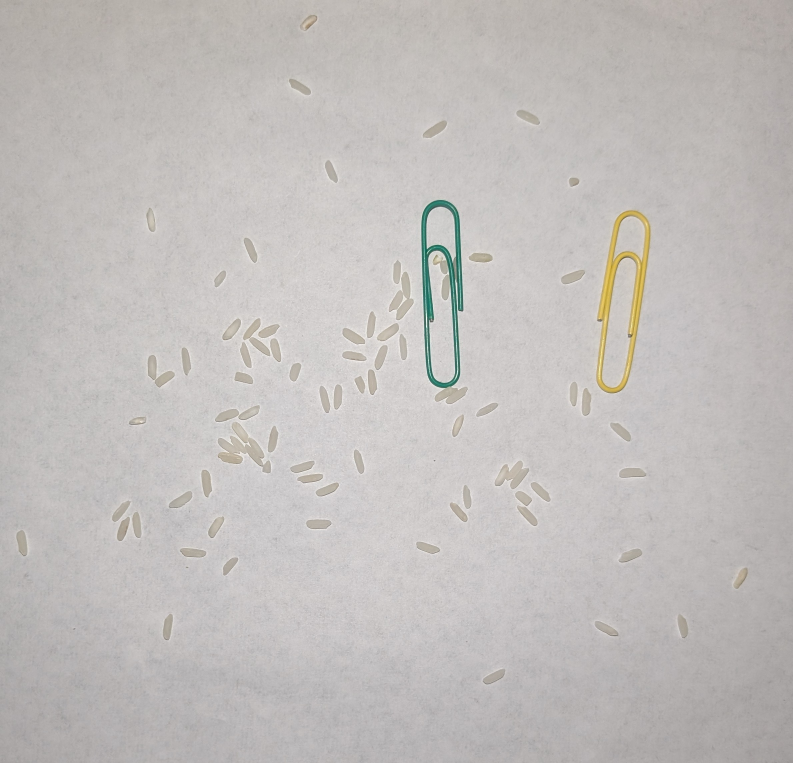
#> input picture imagenes/positivas/PXL_20260415_221805374.jpg, 2379 x 2289 px (shown at 1/3 size); its folder holds only this picture in this run
$ python preprocessing2.py
#> lines starting #> are read from the running program, lines starting #| are printed output that depends on the picture; after the words box and inside, x2 and y2 are one past the last pixel; in counts of white or black regions, pixels touching at a corner belong together
#> in preprocess_images, img is the input picture: shape (2289, 2379, 3); mean B, G, R 187.6, 189.6, 193.3
import cv2 as cv
import numpy as np
from pathlib import Path

IMG_SIZE = 128

def preprocess_image(image):
    gray = cv.cvtColor(image, cv.COLOR_BGR2GRAY)

    # Estimate background (removes shadows)
    background = cv.GaussianBlur(gray, (31, 31), 0)

    # Normalize illumination
    normalized = cv.divide(gray, background, scale=255)
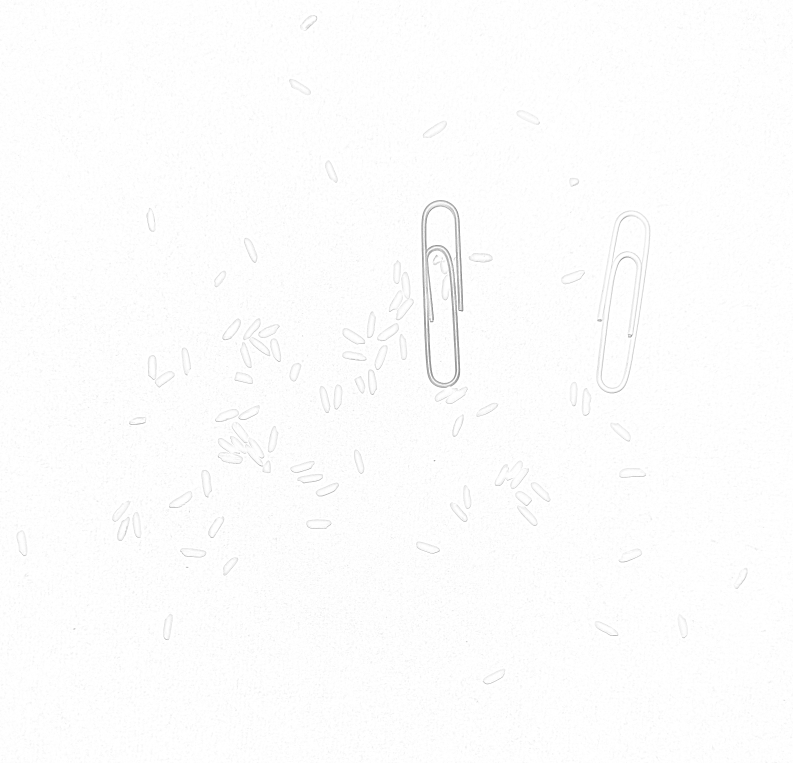
#> normalized: shape (2289, 2379) (shown at 1/3 size); min 113, max 255, mean 253

    # Now threshold works much better
    _, binary = cv.threshold(normalized, 0, 255,
                             cv.THRESH_BINARY_INV + cv.THRESH_OTSU)
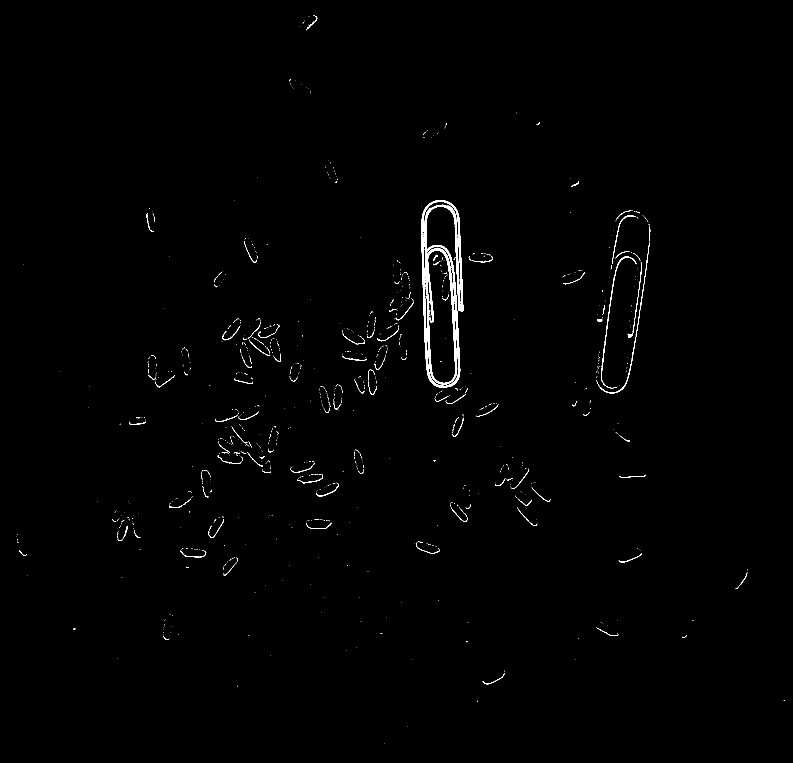
#> binary: shape (2289, 2379) (shown at 1/3 size); 0.58% white; 1188 white regions (1077 under 20 px), largest, box (x1, y1, x2, y2) and area: (1264, 600, 1390, 1164) 17427, (1803, 768, 1910, 1166) 1090, (1791, 728, 1948, 1180) 1034

    # Resize
    resized = cv.resize(binary, (128, 128), interpolation=cv.INTER_AREA)
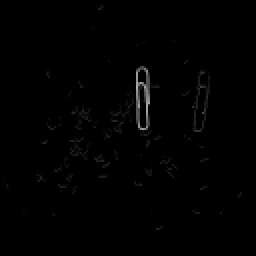
#> resized: shape (128, 128) (shown 2 times larger); min 0, max 178, mean 1.5

    # Convert to 0/1
    # binary_01 = (resized > 0).astype(np.uint8)

    return resized

def preprocess_images():
    img_paths = list(Path("imagenes/positivas").glob("*.jpg")) + list(
        Path("imagenes/negativas").glob("*.jpg")
    )
    output_dir = Path("preprocessed_images")
    output_dir.mkdir(exist_ok=True)

    for i, img_path in enumerate(img_paths):
        img = cv.imread(str(img_path))
        preprocessed_img = preprocess_image(img)
        prefix = "pos" if "positivas" in str(img_path) else "neg"
        cv.imwrite(str(output_dir / f"{prefix}_{i}.png"), preprocessed_img)

def gen_csv():
    img_paths = list(Path("preprocessed_images").glob("*.png"))

    array = np.zeros((len(img_paths), IMG_SIZE * IMG_SIZE + 1), dtype=np.uint8)

    for i, img_path in enumerate(img_paths):
        img = cv.imread(str(img_path), cv.IMREAD_GRAYSCALE)
        with open("test_bw.txt", "w") as f:
            for row in img:
                f.write(" ".join(map(str, row)) + "\n")
        #img = (img < 128).astype(np.uint8)

        label = 1 if "pos" in str(img_path) else 0
        row = img.flatten()
        row = np.append(row, label)

        array[i] = row

    np.savetxt("preprocessed_data.csv", array, delimiter=",", fmt="%d")

if __name__ == "__main__":
    preprocess_images()
    gen_csv()

$ run again, on imagenes/positivas/PXL_20260415_222015148.jpg
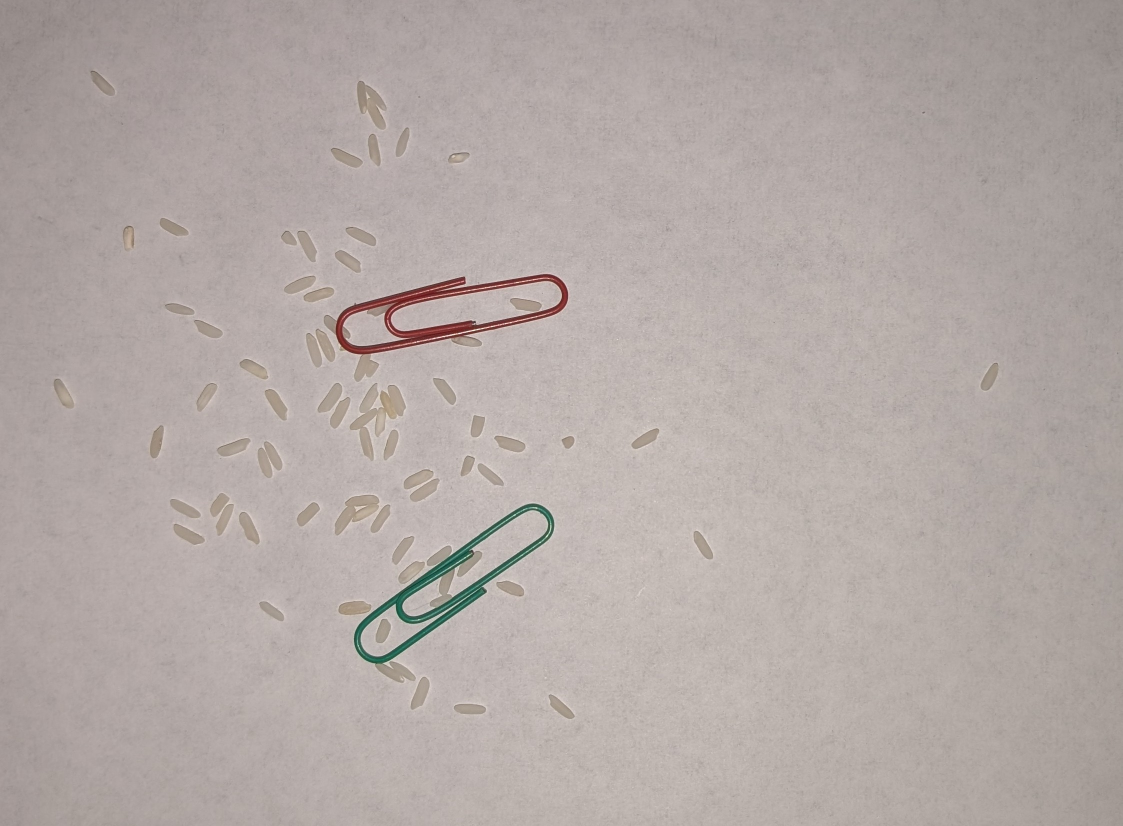
#> input picture imagenes/positivas/PXL_20260415_222015148.jpg, 2245 x 1652 px (shown at 1/2 size)
#> in preprocess_images, img is the input picture: shape (1652, 2245, 3); mean B, G, R 165.6, 168.9, 178.6
#> in preprocess_image, `_, binary = cv.threshold(normalized, 0, 255, cv.THRESH_BINARY_INV + cv..`:
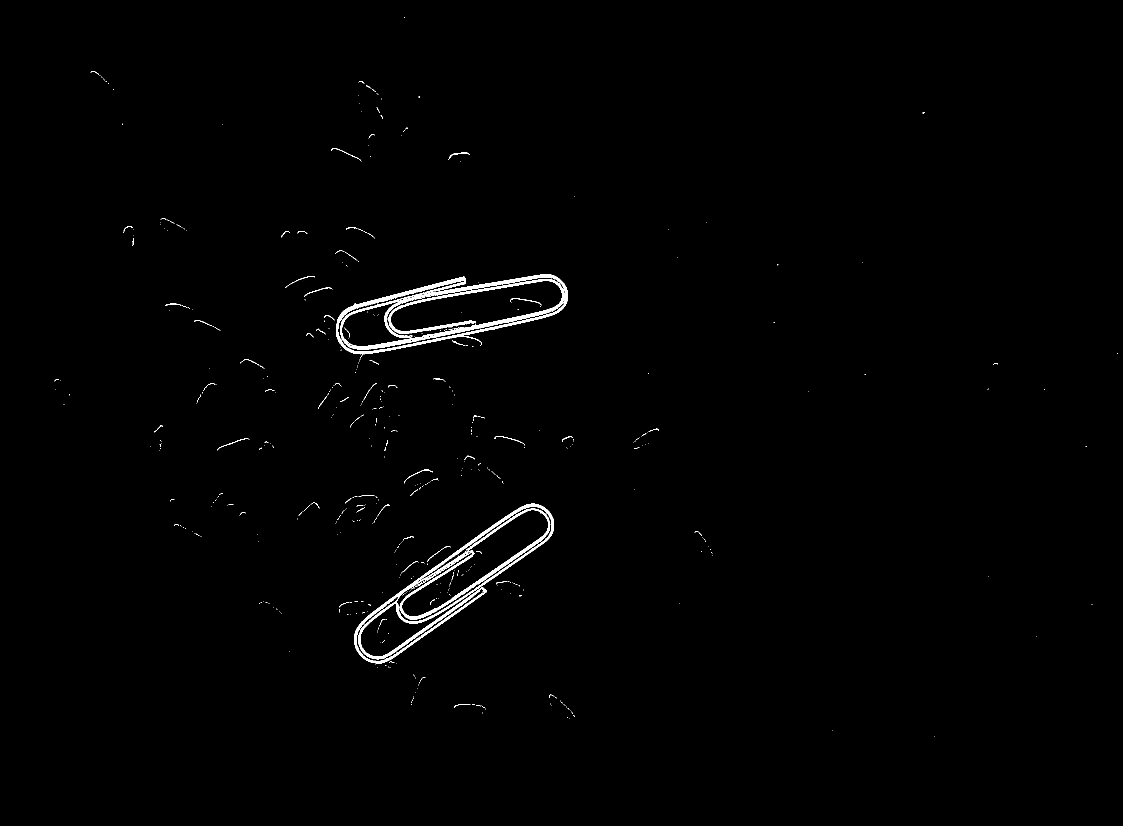
#> binary: shape (1652, 2245) (shown at 1/2 size); 0.83% white; 513 white regions (459 under 20 px), largest, box (x1, y1, x2, y2) and area: (672, 548, 1136, 709) 14464, (708, 1007, 1108, 1329) 12544, (1020, 596, 1083, 611) 101
#> in preprocess_image, `resized = cv.resize(binary, (128, 128), interpolation=cv.INTER_AREA)`:
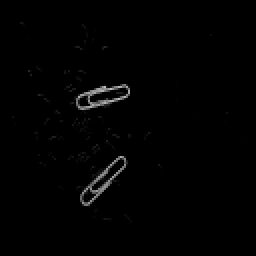
#> resized: shape (128, 128) (shown 2 times larger); min 0, max 192, mean 2.1

$ run again, on imagenes/positivas/PXL_20260415_222028050.jpg
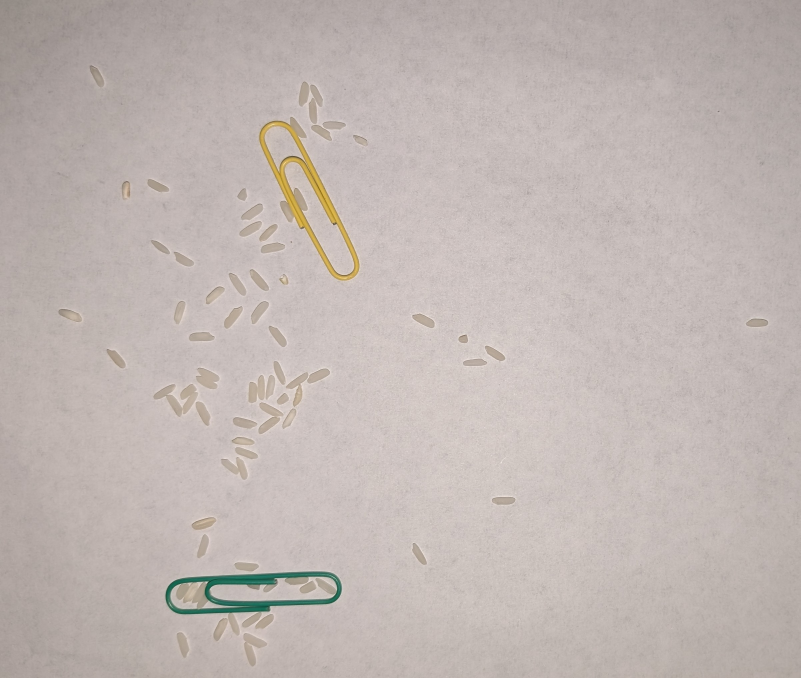
#> input picture imagenes/positivas/PXL_20260415_222028050.jpg, 2401 x 2034 px (shown at 1/3 size)
#> in preprocess_images, img is the input picture: shape (2034, 2401, 3); mean B, G, R 178.6, 182.3, 192.2
#> in preprocess_image, `_, binary = cv.threshold(normalized, 0, 255, cv.THRESH_BINARY_INV + cv..`:
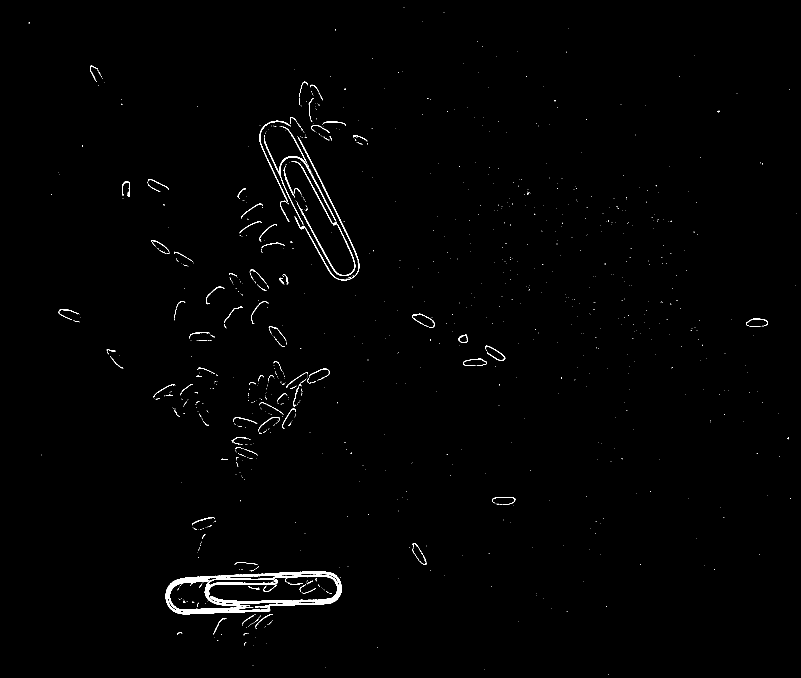
#> binary: shape (2034, 2401) (shown at 1/3 size); 0.72% white; 1177 white regions (1063 under 20 px), largest, box (x1, y1, x2, y2) and area: (497, 1714, 1025, 1843) 16788, (874, 484, 1066, 828) 1864, (892, 409, 1078, 842) 1800
#> in preprocess_image, `resized = cv.resize(binary, (128, 128), interpolation=cv.INTER_AREA)`:
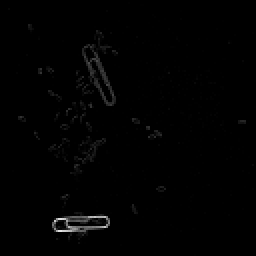
#> resized: shape (128, 128) (shown 2 times larger); min 0, max 232, mean 1.8

$ run again, on imagenes/positivas/PXL_20260415_221825809.jpg
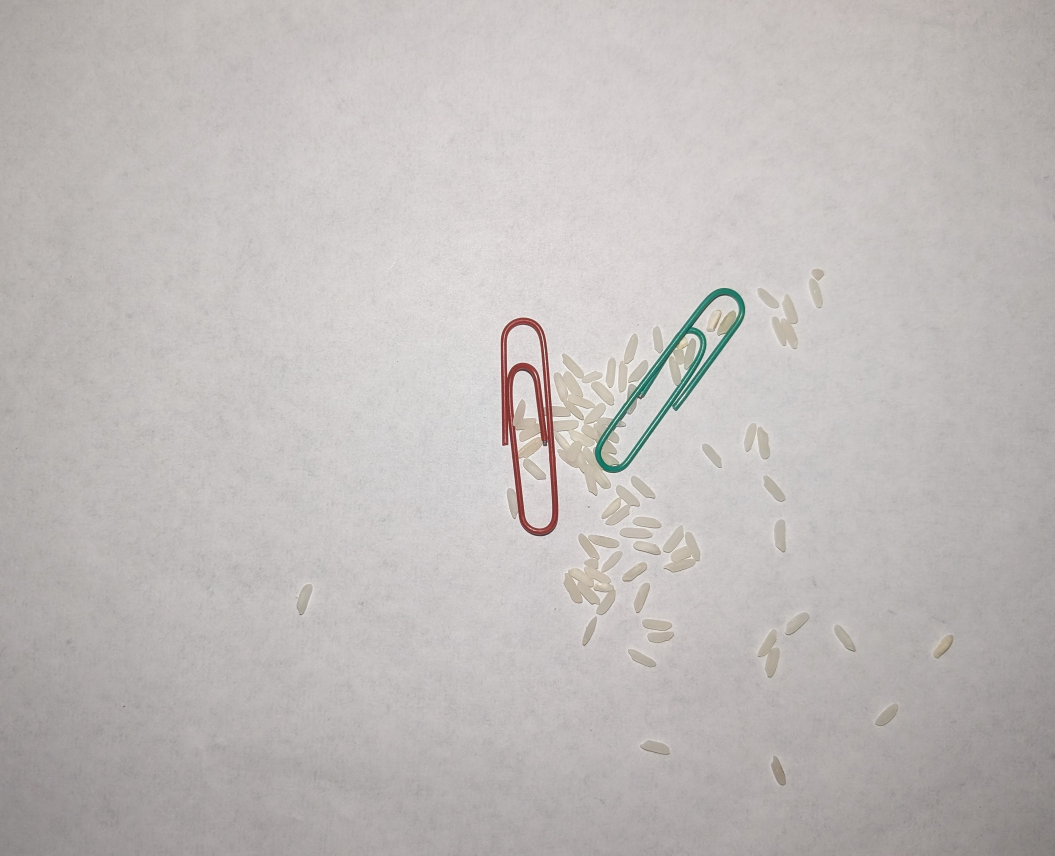
#> input picture imagenes/positivas/PXL_20260415_221825809.jpg, 3164 x 2566 px (shown at 1/3 size)
#> in preprocess_images, img is the input picture: shape (2566, 3164, 3); mean B, G, R 185.8, 187.3, 191.9
#> in preprocess_image, `_, binary = cv.threshold(normalized, 0, 255, cv.THRESH_BINARY_INV + cv..`:
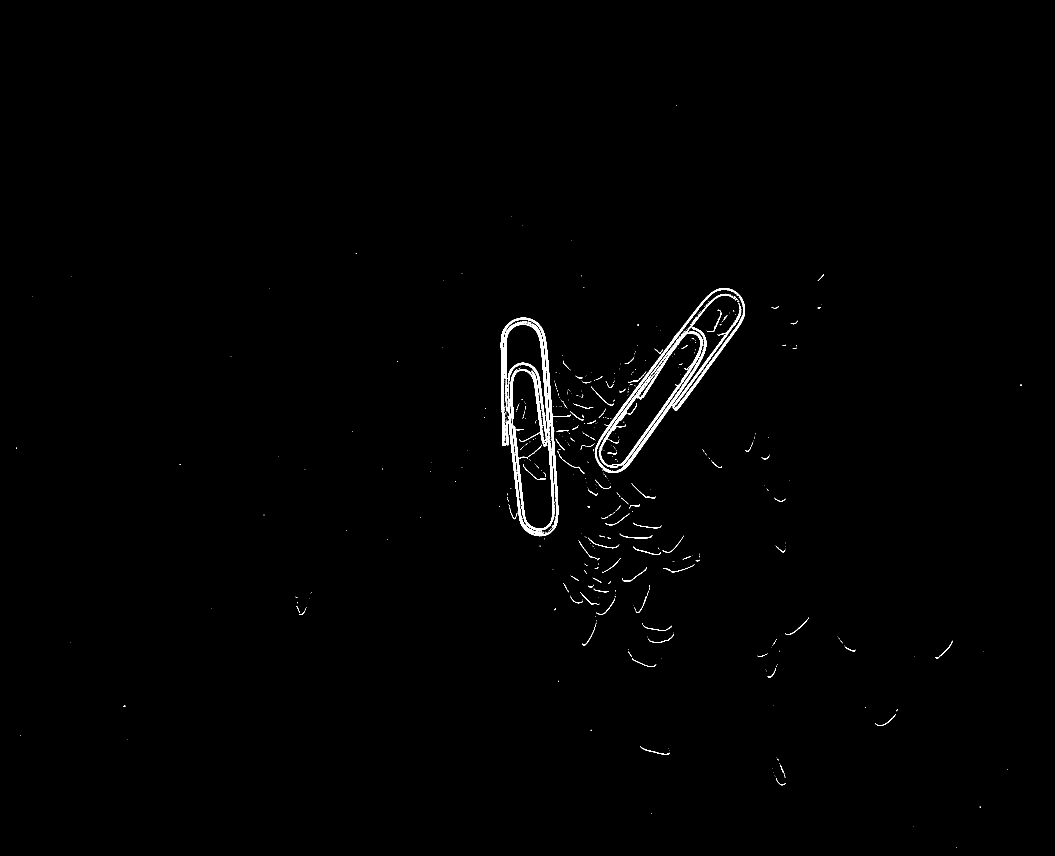
#> binary: shape (2566, 3164) (shown at 1/3 size); 0.69% white; 598 white regions (499 under 20 px), largest, box (x1, y1, x2, y2) and area: (1502, 953, 1712, 1609) 24815, (1784, 864, 2235, 1419) 13732, (1796, 882, 2208, 1404) 8396
#> in preprocess_image, `resized = cv.resize(binary, (128, 128), interpolation=cv.INTER_AREA)`:
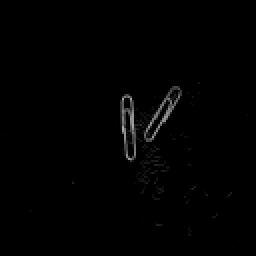
#> resized: shape (128, 128) (shown 2 times larger); min 0, max 172, mean 1.8
